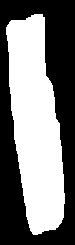
#> input picture Simulated_Data/newcellmask.tif, 75 x 245 px
$ jupyter execute --allow-errors Simulated_AP_video_generation.ipynb   (shell and % lines are left out)
#> lines starting #> are read from the running program, lines starting #| are printed output that depends on the picture; after the words box and inside, x2 and y2 are one past the last pixel; in counts of white or black regions, pixels touching at a corner belong together
# Generates artificial VSD videos

[cell 1]
import numpy as np
import matplotlib.pyplot as plt


from sklearn.decomposition import FastICA, PCA
np.set_printoptions(precision=2)

# Global parameters

[cell 2]
Desired_SNR_dB = -1.42     # Desired Signal-to-Noise Ratio (SNR) per Region of Interest (ROI) in decibels (dB)
Desired_SNR_SD_dB = 3.63   # Desired variation of SNR among ROIs (only used if SNR_distribution = 'normal')
Desired_Max_SNR_dB = 3.3   # Desired Max ROI SNR (only used if SNR_distribution = 'follow_BF')
Desired_Min_SNR_dB = -13.4 # Desired Min ROI SNR (only used if SNR_distribution = 'follow_BF')
SNR_distribution = 'BF_modulated' # Way to distribute SNR in ROIs:
                             #                               - 'uniform': all ROIs will have the same SNR
                             #                               - 'normal': SNR will be defined by a normal distribution
                             #                                             with mean = Desired_SNR_dB
                             #                                             and std = Desired_SNR_SD_dB
                             #                               - 'BF_modulated': SNR will be spatially modulated based on
                             #                                                  Basal Fluorescence, linearly distributed
                             #                                                  from Min to Max levels
video_duration = 5      # (in seconds)
fs = 67.8               # sampling frequency (in Hz); max = 10kHz
photobleaching_drift_percent = 0.3 #(%)
# Signal/Noise Switches
Basal_fluorescence_switch = True
Photobleaching_switch = True
Signal_switch = True
Poisson_noise_switch = True

# Photobleaching behavior, noise characteristics and basal fluorescence levels based on Cell1 experimental data (video0).
# Cell mask based on Cell2 experimental data (to avoid confusion with Cell1 experimental data results)

# Video equation

### Briefly, the following equation shows how the artificial video is built:

#### Artificial Fluorescene Video Equation:

$$F(x,y,t) = BF_{Switch}*BF(x,y) + Signal_{Switch}*AP^{*}(x,y,BF,g,t) +\ $$
$$Photobleaching_{Switch}*Photobleaching(BF,t) + Noise_{Switch}*Noise(x,y,t)$$

__Switch type variables are binary variables that determine which components will be added to the video__

_______________________________________________________________________________
### Below we show how each video component is obtained:

$experimental\_vid(x,y,t)$ : Experimental video (Cell1, video0)
_______________________________________________________________________________
### Basal Fluorescence (BF(x,y)) Calculation:

$$first\_img(x,y) = experimental\_vid(x,y,t=0)$$

We estimate an illumination image ($K_{illum}(x,y)$) by applying a Gaussian filter to $first\_img(x,y)$ with kernel size $\frac{min(first\_img\_height,first\_img\_width)}{2}$:

$$K_{illum}(x,y) = G_{\sigma=\frac{min(first\_img\_height,first\_img\_width)}{2}}\bigotimes first\_img(x,y)$$

And then we normalize $K_{illum}(x,y)$:

$$\hat{K_{illum}}(x,y) = \frac{K_{illum}(x,y)}{max[K_{illum}(x,y)]}$$

$\overline{\overline{F_{BG}}}$ : experimental video background grand mean

$\overline{\overline{F_{CELL}}}$ : experimental video cell grand mean

The Basal Fluorescence image ($BF(x,y)$) is calculated by multiplying $\hat{K_{illum}}(x,y)$ with video fluorescence grand mean. If the coordinates $(x,y)$ belong to cell mask, $BF(x,y)$ are multiplied by $\overline{\overline{F_{CELL}}}$, otherwise, $BF(x,y)$ is multiplied by $\overline{\overline{F_{BG}}}$. To smooth the transition from cell to background, $BF(x,y)$ is blured by means of a small Gaussian kernel. Finally, $BF(x,y)$ is multiplied by a weight factor ($W1$) to compensate the Gaussian blur effect on $BF(x,y)$ means:

$$BF(x,y,\overline{\overline{F_{BG}}},\overline{\overline{F_{CELL}}},W1,\hat{K_{illum}}) = \left\{\begin{matrix}
G_{\sigma=2}\bigotimes \left [ W1*\overline{\overline{F_{BG}}}*\hat{K_{illum}}(x,y) \right ], & \left ( x,y \right ) \in BG\\
G_{\sigma=2}\bigotimes \left [ W1*\overline{\overline{F_{CELL}}}*\hat{K_{illum}}(x,y) \right ], & \left ( x,y \right ) \in CELL
\end{matrix}\right.$$

_______________________________________________________________________________
### Poisson Noise (Noise(x,y,t)) Calculation:

Noise is generated from independent Poisson distributions whose $\lambda$ are based on the variability of experimental data.
First we eliminate the spatial variability contribution due to non-homogeneous illumination:

#### Correct Non-homogeneous Illumination of Experimental Video (so that variability due to non-homogeneous illumination is excluded from analysis)

$$\hat{K_{illum\_inv}}(x,y) = \frac{\left ( \hat{K_{illum}}(x,y) - min\left ( \hat{K_{illum}}(x,y) \right ) \right )}{1 - min\left ( \hat{K_{illum}}(x,y) \right )}$$

$$experimental\_vid\_Illum\_Corrected(x,y,t) = experimental\_vid(x,y,t)*\hat{K_{illum\_inv}}(x,y)$$

First we get the variability of each pixel through time:

##### background fluorescence variability in time of each pixel (x,y):

$$s_{BG\_IC}(x,y) = \sigma_{experimental\_vid\_Illum\_Corrected(x,y,t)}, \left ( x,y \right ) \in BG$$

##### cell fluorescence variability in time of each pixel (x,y):

$$s_{CELL\_IC}(x,y) = \sigma_{experimental\_vid\_Illum\_Corrected(x,y,t)}, \left ( x,y \right ) \in CELL$$

The we get the spatial average and standard deviation of the time variability:

#####  spatial mean of $s_{BG\_IC}(x,y)$ :

$$\overline{s_{BG\_IC}}$$

##### spatial mean of $s_{CELL\_IC}(x,y)$ :

$$\overline{s_{CELL\_IC}}$$

#####  spatial variability of $s_{BG\_IC}(x,y)$ :

$$s_{s_{BG\_IC}} = \sigma_{s_{BG\_IC}(x,y)}$$

##### spatial variability of $s_{CELL\_IC}(x,y)$ :

$$s_{s_{CELL\_IC}} = \sigma_{s_{CELL\_IC}(x,y)}$$

We then build a variation matrix/image by means of Gaussian distributions, whose means are $\overline{s_{BG\_IC}}$ and $\overline{s_{CELL\_IC}}$, and whose standar deviations are $s_{s_{BG\_IC}}$ and $s_{s_{CELL\_IC}}$:

##### Variation matrix: matrix whose coordinates determine each pixel variability in noise image

$$std\_matrix(x,y) = \left\{\begin{matrix}
(x,y)\sim G\left (\mu =\overline{s_{CELL\_IC}}, \sigma =s_{s_{CELL\_IC}} \right ), & \left (x,y  \right )\in CELL\\
(x,y)\sim G\left (\mu =\overline{s_{BG\_IC}}, \sigma =s_{s_{BG\_IC}} \right ), & \left (x,y  \right )\in BG
\end{matrix}\right.$$

$$var\_matrix(x,y) = std\_matrix^{2}(x,y)$$

Finally, noise is generated for each pixel $(x,y)$ by means of an independent Poisson distribution whose $\lambda$ is taken from the corresponding position at the variation matrix, with zero mean:

$$Noise(x,y,t) = \left [(t) \sim Poisson\left ( \lambda =var\_matrix\left ( x,y \right ) \right )  \right ] - var\_matrix\left ( x,y \right )$$

_______________________________________________________________________________
### Action Potential (AP*(x,y,t)) Signal:

Obtained from the output of an online model of ventricular action potential [Williams et al., 2015](https://doi.org/10.1016/j.vascn.2015.05.002)
Parameters chosen to generate this signal were: “Mahajan et al. (2008) rabbit ventricular cell model”, 0.5Hz pacing frequency, 1min maximum pacing time and “0μM compound concentration”.

_______________________________________________________________________________
### Pixel Gain Necessary to achieve Desired ROI SNR (g(x,y)):

##### Let $j$ be the ROI number, $n_{ROIs}$ be the total number of ROIs, and $ROI_coords(j)$ be a set of image coordinates that belong to ROI(j):

$$ROI\_number = \left \{ j\mid j\in \mathit{N}, and \ 1\leq j\leq n_{ROIs} \right \}$$

$$ROI\_coords(j) = \left \{ (x,y) \mid (x,y) \in \mathit{N}, and \ (x,y) )\in ROI(j) \right \}$$

Then the number of pixels in ROI $j$ is given by:

$$n_{px\_in\_ROI}(j) = card(ROI\_coords(j))$$

where card is the cardinality of $ROI\_coords(j)$.

##### Based on signal averaging, we can calculate each pixel signal gain necessary to achieve a Desired ROI SNR
##### From signal averaging theory, by considering noise approximately white ($\lambda$ >> 100) and uncorrelated, the SNR of the average of identical signals is given by:

$$SNR_{avg,identical\ signals} = n*SNR_{individual\ signals}$$

$$SNR_{avg,identical\ signals} = n*\frac{P}{N}$$

We assume that individual pixel signals (the pure signal component) from the same ROI are approximatly the same (this aproximation has shown to be sufficient to modulate signals to a desired ROI SNR as can be seen by the code afterwards).
##### A ROI signal is the spatial average of its pixels, then from signal averaging theory we have:

$$SNR_{ROI}(j) = n_{px\_in\_ROI}(j)*\frac{P_{px\_signal}(x,y)}{P_{px\_noise}(x,y)}$$

$$SNR_{ROI}(j) = n_{px\_in\_ROI}(j)*\frac{\sum_{i=1}^{n_{samples}}\left (\left |signal(x,y,i)  \right |  \right )^{2}}{\sum_{i=1}^{n_{samples}}\left (\left |noise(x,y,i)  \right |  \right )^{2}}$$

##### Then we can apply a gain to each pixel g(x,y) in order to reach a desired ROI SNR:

$$DesiredSNR_{ROI}(j) = n_{px\_in\_ROI}(j)*\frac{\sum_{i=1}^{n_{samples}}\left (\left |g(x,y)*signal(x,y,i)  \right |  \right )^{2}}{\sum_{i=1}^{n_{samples}}\left (\left |noise(x,y,i)  \right |  \right )^{2}}$$

##### Since the gain does not depend on time, we can rearrange the equation as:

$$DesiredSNR_{ROI}(j) = g^{2}(x,y)*n_{px\_in\_ROI}(j)*\frac{\sum_{i=1}^{n_{samples}}\left (\left |signal(x,y,i)  \right |  \right )^{2}}{\sum_{i=1}^{n_{samples}}\left (\left |noise(x,y,i)  \right |  \right )^{2}}$$

$$DesiredSNR_{ROI}(j) = g^{2}(x,y)*n_{px\_in\_ROI}(j)*\frac{P_{px\_AP}(x,y)}{P_{px\_Noise}(x,y)}$$

##### Since negative gain is inconsistent, we have:

$$g\left ( x,y \right ) = \left\{\begin{matrix}
\sqrt{\frac{DesiredSNR_{ROI}\left ( j \right )*P_{px\_Noise}\left ( x,y  \right )}{n_{px\_in\_ROI}\left ( j \right )*P_{px\_AP}\left ( x,y \right )}}, &  \left ( x,y \right ) \in ROI\_coords(j)\\
1, & \left ( x,y \right ) \notin ROI\_coords(j)
\end{matrix}\right.$$

#### Apply gain to AP signal:
We can apply the gain matrix $g(x,y)$ to the action potential video $AP(x,y,t)$ to achieve desired ROI SNR for each ROI:

$$AP^{*}(x,y,t) = g\left ( x,y \right )*AP\left ( x,y,t \right )$$

_______________________________________________________________________________
### Photobleaching (Photobleaching(x,y,t)) Calculation:

#### We estimate photobleaching function from a best fit of experimental data mean fluorescence over time by a double exponential function:

$$Best\_fit\_Exp(t) = a\mathit{e}^{-bt}+f\mathit{e}^{-gt}+d$$

##### Normalized Basal Fluorescence:

$$\hat{BF}(x,y) = \frac{BF(x,y)}{max(BF(x,y))}$$

##### Photobleaching modulated by BF:
We also modulate photobleaching spatially by $BF(x,y)$

$$Default\_Photobleaching(x,y,t) = \hat{BF}(x,y)*Best\_fit\_Exp(t)$$

##### Shift photobleaching and weight it to make first frame mean equals back experimental video:
We eliminated the constant component and apply a weight ($W2$) to make fluorescence mean at the beginning have the same mean as the experimental data:

$$Photobleaching(x,y,t) = W2*(Default\_Photobleaching(x,y,t) - \overline{Default\_Photobleaching(x,y,t=5)})$$

## Build time vectors

[cell 3]
n_samples = int((fs*video_duration) + 1) #number of samples
time_sub = np.linspace(0, 5, n_samples) #time vector
# fs = 1/time_sub[1] #sampling frequency

## Load AP signal

[cell 4]
AP_original = np.loadtxt('AP.txt',delimiter='\t')
time_original = np.arange(0, 5, 0.0001)
#the online model comes with some missing time points

## Sample AP signal to match samplint frequency (fs)
### Also shift AP onset from 0 to 1sec, shift AP amplitude from ~-80mV to 0 and normalize it

[cell 5]
AP_original[:,0] = AP_original[:,0]/1000                       #ms to sec
xvals = np.arange(AP_original[0,0], AP_original[-1,0], 0.0001) #generate a time vetor with a constant sampling frequency
yinterp = np.interp(xvals, AP_original[:,0], AP_original[:,1]) #interpolate values where original AP time data is missing

[cell 6]
yinterp1 = np.interp(time_original, xvals, yinterp)   #interpolate (extend) data to whole time vector
i0_5 = np.argwhere(np.floor(time_original+0.5).clip(min=0))[0][0] #index of time vector where t=0.5sec
i0_8 = np.argwhere(np.floor(time_original+0.2).clip(min=0))[0][0] #index of time vector where t=0.8sec
signal = np.roll(yinterp1,i0_5)                  #shift AP onset from 0 to 0.5sec
signal = signal+abs(signal[-1])                          #shift amp from ~-80 to 0
signal = -signal/np.amax(signal)                          #normalize amplitude
max_idx = np.argmax(abs(signal))

yinterp2 = np.interp(time_sub, xvals, yinterp)   #interpolate (subsample) data to experimental video sampling frequency
i0_5_sub = np.argwhere(np.floor(time_sub+0.5).clip(min=0))[0][0] #index of time vector where t=0.5sec
i0_8_sub = np.argwhere(np.floor(time_sub+0.2).clip(min=0))[0][0] #index of time vector where t=0.8sec
signal_sub = np.roll(yinterp2,i0_5_sub)                  #shift AP onset from 0 to 0.5sec
signal_sub = signal_sub+abs(signal_sub[-1])                          #shift amp from ~-80 to 0
signal_sub = -signal_sub/np.amax(signal_sub)                          #normalize amplitude
max_idx_sub = np.argmax(abs(signal_sub))              #index of maximal absolute amplitude

[cell 7]
fig, ax = plt.subplots(2,1,figsize=[15,5],sharex=True)
ax[0].plot(AP_original[:,0],AP_original[:,1],label='Original cardiac AP signal')
ax[0].set_ylabel('Membrane Potntial (mV)')
# ax[0].set_xlabel('Time (s)')
ax[0].legend()
ax[1].plot(time_original,signal,label='Normalized Original AP')
ax[1].plot(time_sub,signal_sub,label= 'Normalized Subsampled AP (with interpolation)')
# plt.axis([-0.1,5.1,-1.1,0.1])
ax[1].set_ylabel('Normalized Amplitude')
ax[1].set_xlabel('Time (s)')
ax[1].legend()
plt.tight_layout()
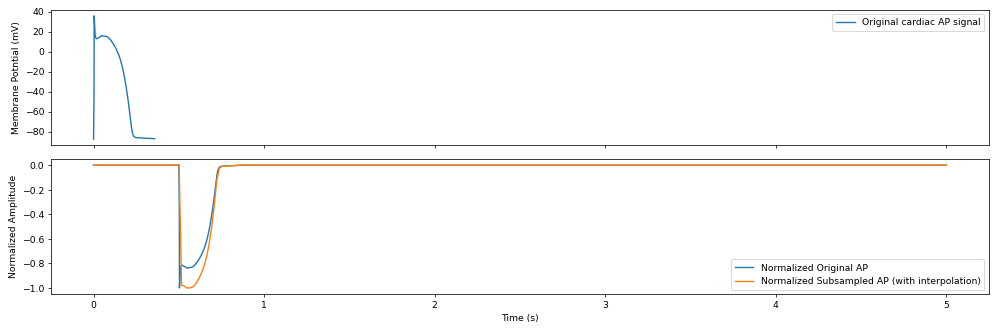
#> figure drawn by matplotlib, 2 panels; panel 2: curve peaks at x = 0.5, y = 0.00338; panel 2: curve peaks at x = 0.501, y = 0.00405

[cell 8]
# Power of normalized AP
Signal_Power_sub = np.sum(np.square(abs(signal_sub)),axis=0)/(n_samples)
print(Signal_Power_sub)

## Load video with no signal (from experimental data Cell1)

[cell 9]
from skimage import io
#> (the rest of this cell did not finish here and is left out)

### Estimate illumination heterogeneities

[cell 10]
from skimage import filters as filt
from skimage import io
#> (the rest of this cell did not finish here and is left out)

### Normalize illumination

#> (a cell that did not finish here is left out)

### Make an inverse transformation on illumination to apply it onto video to compensate spatial variability due to illumination

#> (a cell that did not finish here is left out)

#> (a cell that did not finish here is left out)

### Before and after application of illumination heterogeneities correction

[cell 14]
fig, ax = plt.subplots(1,2)
#> (the rest of this cell did not finish here and is left out)

#> (a cell that did not finish here is left out)

## Load a cell mask (scaled from experimental data Cell2)
### (to avoid confusion with Cell1 experimental data results)

[cell 16]
cell_mask = io.imread('./newcellmask.tif')
#> cell_mask: shape (245, 75); 47.4% white; 1 white region, box (x1, y1, x2, y2) and area: (6, 14, 65, 235) 8715
plt.imshow(cell_mask, cmap='gray')
